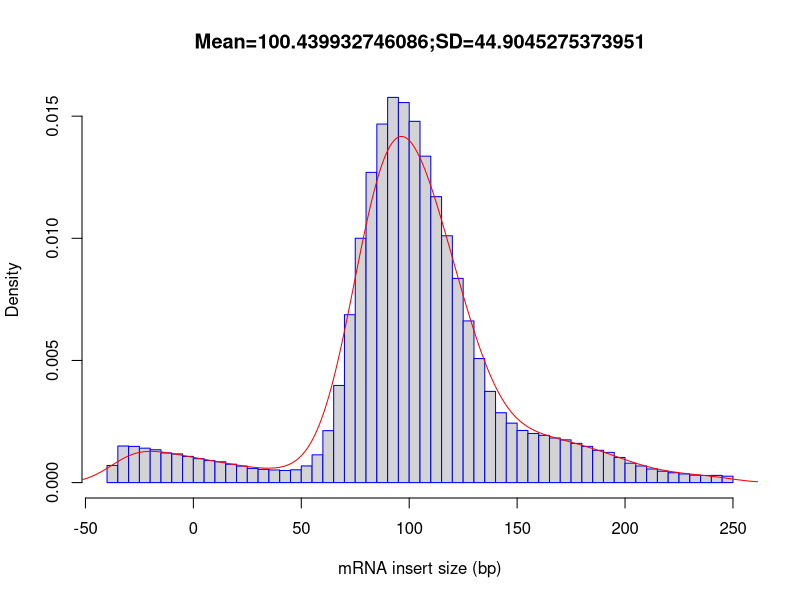

The R source for this figure:
out_file = 'qc/rseqc/S2.DRSC.16-rep3.inner_distance_freq'
pdf('qc/rseqc/S2.DRSC.16-rep3.inner_distance_freq.inner_distance_plot.pdf')
fragsize=rep(c(-247.5,-242.5,-237.5,-232.5,-227.5,-222.5,-217.5,-212.5,-207.5,-202.5,-197.5,-192.5,-187.5,-182.5,-177.5,-172.5,-167.5,-162.5,-157.5,-152.5,-147.5,-142.5,-137.5,-132.5,-127.5,-122.5,-117.5,-112.5,-107.5,-102.5,-97.5,-92.5,-87.5,-82.5,-77.5,-72.5,-67.5,-62.5,-57.5,-52.5,-47.5,-42.5,-37.5,-32.5,-27.5,-22.5,-17.5,-12.5,-7.5,-2.5,2.5,7.5,12.5,17.5,22.5,27.5,32.5,37.5,42.5,47.5,52.5,57.5,62.5,67.5,72.5,77.5,82.5,87.5,92.5,97.5,102.5,107.5,112.5,117.5,122.5,127.5,132.5,137.5,142.5,147.5,152.5,157.5,162.5,167.5,172.5,177.5,182.5,187.5,192.5,197.5,202.5,207.5,212.5,217.5,222.5,227.5,232.5,237.5,242.5,247.5),times=c(0,0,0,0,0,0,0,0,0,0,0,0,0,0,0,0,0,0,0,0,0,0,0,0,0,0,0,0,0,0,0,0,0,0,0,0,0,0,0,0,0,0,3222,6884,6811,6475,6180,5584,5389,4928,4496,4144,3918,3460,3108,2673,2498,2378,2274,2406,3136,5224,9772,18272,31586,45972,58367,67458,72468,71504,67969,61413,53797,46439,38414,30420,23340,17155,13146,11187,9804,9246,8891,8394,8037,7382,6814,6076,5686,4727,3656,3127,2561,2143,1855,1625,1406,1343,1352,1211))
frag_sd = sd(fragsize)
frag_mean = mean(fragsize)
frag_median = median(fragsize)
write(x=c("Name","Mean","Median","sd"), sep="	", file=stdout(),ncolumns=4)
write(c(out_file,frag_mean,frag_median,frag_sd),sep="	", file=stdout(),ncolumns=4)
hist(fragsize,probability=T,breaks=100,xlab="mRNA insert size (bp)",main=paste(c("Mean=",frag_mean,";","SD=",frag_sd),collapse=""),border="blue")
lines(density(fragsize,bw=10),col='red')
dev.off()
